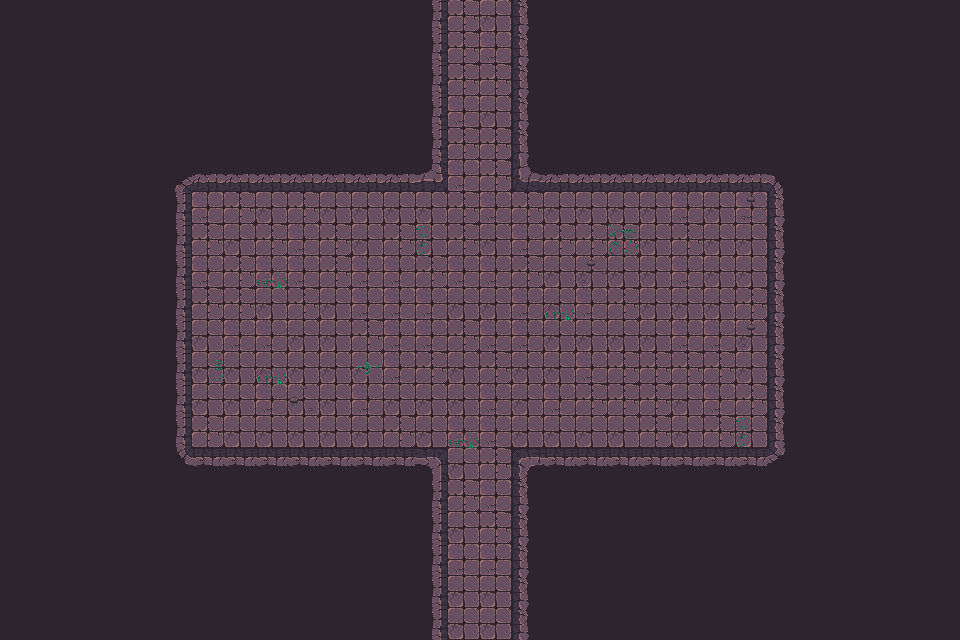

A level layout from a 2D game, rendered from its tile map. Below: a short description, then the map file with its tile-grid data intact:
An orthogonal 30x20 tile map with 32x32 px tiles, 3 tile layers (Walls, Decor, Items), 2 tilesets and 58 objects.

<map version="1.10" tiledversion="1.11.2" orientation="orthogonal" renderorder="right-down" width="30" height="20" tilewidth="32" tileheight="32" infinite="0" nextlayerid="3" nextobjectid="1">
    <tileset firstgid="1" name="Town Tileset" tilewidth="32" tileheight="32" tilecount="64" columns="8">
        <image source="../../../tiles/World H Tileset.png" trans="ff00ff" width="256" height="256" />
        <tile id="4">
            <objectgroup draworder="index" id="2">
                <object id="1" x="0" y="0" width="32" height="32" />
            </objectgroup>
        </tile>
        <tile id="5">
            <objectgroup draworder="index" id="2">
                <object id="1" x="0" y="0" width="32" height="32" />
            </objectgroup>
        </tile>
        <tile id="6">
            <objectgroup draworder="index" id="2">
                <object id="1" x="0" y="0" width="32" height="32" />
            </objectgroup>
        </tile>
        <tile id="7">
            <objectgroup draworder="index" id="2">
                <object id="1" x="0" y="0" width="32" height="32" />
            </objectgroup>
        </tile>
        <tile id="8">
            <objectgroup draworder="index" id="2">
                <object id="1" x="0" y="0" width="32" height="32" />
            </objectgroup>
        </tile>
        <tile id="10">
            <objectgroup draworder="index" id="2">
                <object id="1" x="0" y="32" width="32" height="0" />
            </objectgroup>
        </tile>
        <tile id="11">
            <objectgroup draworder="index" id="2">
                <object id="1" x="0" y="32" width="32" height="0" />
                <object id="2" x="32" y="0" width="0" height="32" />
            </objectgroup>
        </tile>
        <tile id="12">
            <objectgroup draworder="index" id="2">
                <object id="1" x="32" y="0" width="0" height="32" />
            </objectgroup>
        </tile>
        <tile id="13">
            <objectgroup draworder="index" id="2">
                <object id="1" x="0" y="32" width="32" height="0" />
                <object id="2" x="0" y="32" width="32" height="0" />
                <object id="3" x="0" y="0" width="0" height="32" />
            </objectgroup>
        </tile>
        <tile id="14">
            <objectgroup draworder="index" id="2">
                <object id="1" x="0" y="0" width="0" height="32" />
            </objectgroup>
        </tile>
        <tile id="16">
            <objectgroup draworder="index" id="2">
                <object id="1" x="0" y="0" width="32" height="32" />
            </objectgroup>
        </tile>
        <tile id="24">
            <objectgroup draworder="index" id="2">
                <object id="1" x="0" y="0" width="32" height="32" />
            </objectgroup>
        </tile>
    </tileset>
    <tileset firstgid="65" name="Dungeon Crawler Tileset" tilewidth="32" tileheight="32" tilecount="100" columns="10">
        <image source="../../../tiles/Dungeon_Tile.png" trans="" width="320" height="320" />
        <tile id="2">
            <objectgroup draworder="index" id="2">
                <object id="1" x="0" y="0" width="32" height="32" />
            </objectgroup>
        </tile>
        <tile id="3">
            <objectgroup draworder="index" id="2">
                <object id="1" x="0" y="0" width="32" height="32" />
            </objectgroup>
        </tile>
        <tile id="4">
            <objectgroup draworder="index" id="2">
                <object id="1" x="0" y="0" width="32" height="32" />
            </objectgroup>
        </tile>
        <tile id="5">
            <objectgroup draworder="index" id="2">
                <object id="1" x="0" y="0" width="32" height="32" />
            </objectgroup>
        </tile>
        <tile id="6">
            <objectgroup draworder="index" id="2">
                <object id="1" x="0" y="0" width="32" height="32" />
            </objectgroup>
        </tile>
        <tile id="8">
            <objectgroup draworder="index" id="2">
                <object id="1" x="0" y="0" width="32" height="32" />
            </objectgroup>
        </tile>
        <tile id="12">
            <objectgroup draworder="index" id="2">
                <object id="1" x="0" y="0" width="32" height="32" />
            </objectgroup>
        </tile>
        <tile id="13">
            <objectgroup draworder="index" id="2">
                <object id="1" x="0" y="0" width="32" height="32" />
            </objectgroup>
        </tile>
        <tile id="14">
            <objectgroup draworder="index" id="2">
                <object id="1" x="0" y="0" width="32" height="32" />
            </objectgroup>
        </tile>
        <tile id="15">
            <objectgroup draworder="index" id="2">
                <object id="1" x="0" y="0" width="32" height="32" />
            </objectgroup>
        </tile>
        <tile id="16">
            <objectgroup draworder="index" id="2">
                <object id="1" x="0" y="0" width="32" height="32" />
            </objectgroup>
        </tile>
        <tile id="18">
            <objectgroup draworder="index" id="2">
                <object id="1" x="0" y="0" width="32" height="32" />
            </objectgroup>
        </tile>
        <tile id="22">
            <objectgroup draworder="index" id="2">
                <object id="1" x="0" y="0" width="32" height="32" />
            </objectgroup>
        </tile>
        <tile id="23">
            <objectgroup draworder="index" id="2">
                <object id="1" x="0" y="0" width="32" height="32" />
            </objectgroup>
        </tile>
        <tile id="24">
            <objectgroup draworder="index" id="2">
                <object id="1" x="0" y="0" width="32" height="32" />
            </objectgroup>
        </tile>
        <tile id="25">
            <objectgroup draworder="index" id="2">
                <object id="1" x="0" y="0" width="32" height="32" />
            </objectgroup>
        </tile>
        <tile id="26">
            <objectgroup draworder="index" id="2">
                <object id="1" x="0" y="0" width="32" height="32" />
            </objectgroup>
        </tile>
        <tile id="28">
            <objectgroup draworder="index" id="2">
                <object id="1" x="0" y="0" width="32" height="32" />
            </objectgroup>
        </tile>
        <tile id="32">
            <objectgroup draworder="index" id="2">
                <object id="1" x="0" y="0" width="32" height="32" />
            </objectgroup>
        </tile>
        <tile id="33">
            <objectgroup draworder="index" id="2">
                <object id="1" x="0" y="0" width="32" height="32" />
            </objectgroup>
        </tile>
        <tile id="34">
            <objectgroup draworder="index" id="2">
                <object id="1" x="0" y="0" width="32" height="32" />
            </objectgroup>
        </tile>
        <tile id="35">
            <objectgroup draworder="index" id="2">
                <object id="1" x="0" y="0" width="32" height="32" />
            </objectgroup>
        </tile>
        <tile id="36">
            <objectgroup draworder="index" id="2">
                <object id="1" x="0" y="0" width="32" height="32" />
            </objectgroup>
        </tile>
        <tile id="38">
            <objectgroup draworder="index" id="2">
                <object id="1" x="0" y="0" width="32" height="32" />
            </objectgroup>
        </tile>
        <tile id="42">
            <objectgroup draworder="index" id="2">
                <object id="1" x="0" y="0" width="32" height="32" />
            </objectgroup>
        </tile>
        <tile id="43">
            <objectgroup draworder="index" id="2">
                <object id="1" x="0" y="0" width="32" height="32" />
            </objectgroup>
        </tile>
        <tile id="44">
            <objectgroup draworder="index" id="2">
                <object id="1" x="0" y="0" width="32" height="32" />
            </objectgroup>
        </tile>
        <tile id="45">
            <objectgroup draworder="index" id="2">
                <object id="1" x="0" y="0" width="32" height="32" />
            </objectgroup>
        </tile>
        <tile id="46">
            <objectgroup draworder="index" id="2">
                <object id="1" x="0" y="0" width="32" height="32" />
            </objectgroup>
        </tile>
        <tile id="48">
            <objectgroup draworder="index" id="2">
                <object id="1" x="0" y="0" width="32" height="32" />
            </objectgroup>
        </tile>
        <tile id="52">
            <objectgroup draworder="index" id="2">
                <object id="1" x="0" y="0" width="32" height="32" />
            </objectgroup>
        </tile>
        <tile id="53">
            <objectgroup draworder="index" id="2">
                <object id="1" x="0" y="0" width="32" height="32" />
            </objectgroup>
        </tile>
        <tile id="54">
            <objectgroup draworder="index" id="2">
                <object id="1" x="0" y="0" width="32" height="32" />
            </objectgroup>
        </tile>
        <tile id="55">
            <objectgroup draworder="index" id="2">
                <object id="1" x="0" y="0" width="32" height="32" />
            </objectgroup>
        </tile>
        <tile id="56">
            <objectgroup draworder="index" id="2">
                <object id="1" x="0" y="0" width="32" height="32" />
            </objectgroup>
        </tile>
        <tile id="58">
            <objectgroup draworder="index" id="2">
                <object id="1" x="0" y="0" width="32" height="32" />
            </objectgroup>
        </tile>
        <tile id="62">
            <objectgroup draworder="index" id="2">
                <object id="1" x="0" y="0" width="32" height="32" />
            </objectgroup>
        </tile>
        <tile id="63">
            <objectgroup draworder="index" id="2">
                <object id="1" x="0" y="0" width="32" height="32" />
            </objectgroup>
        </tile>
        <tile id="64">
            <objectgroup draworder="index" id="2">
                <object id="1" x="0" y="0" width="32" height="32" />
            </objectgroup>
        </tile>
        <tile id="65">
            <objectgroup draworder="index" id="2">
                <object id="1" x="0" y="0" width="32" height="32" />
            </objectgroup>
        </tile>
        <tile id="66">
            <objectgroup draworder="index" id="2">
                <object id="1" x="0" y="0" width="32" height="32" />
            </objectgroup>
        </tile>
        <tile id="68">
            <objectgroup draworder="index" id="2">
                <object id="1" x="0" y="0" width="32" height="32" />
            </objectgroup>
        </tile>
        <tile id="80">
            <objectgroup draworder="index" id="2">
                <object id="1" x="0" y="0" width="32" height="32" />
            </objectgroup>
        </tile>
    </tileset>
    <layer id="1" name="Walls" width="30" height="20">
        <data encoding="csv">
122,122,122,122,122,122,122,122,122,122,122,122,122,77,65,75,79,122,122,122,122,122,122,122,122,122,122,122,122,122,
122,122,122,122,122,122,122,122,122,122,122,122,122,77,65,66,79,122,122,122,122,122,122,122,122,122,122,122,122,122,
122,122,122,122,122,122,122,122,122,122,122,122,122,77,65,65,79,122,122,122,122,122,122,122,122,122,122,122,122,122,
122,122,122,122,122,122,122,122,122,122,122,122,122,77,66,75,79,122,122,122,122,122,122,122,122,122,122,122,122,122,
122,122,122,122,122,122,122,122,122,122,122,122,122,77,65,65,79,122,122,122,122,122,122,122,122,122,122,122,122,122,
122,122,122,122,122,67,68,68,68,68,68,68,68,103,66,65,100,68,68,68,68,68,68,68,69,122,122,122,122,122,
122,122,122,122,122,77,66,65,75,65,75,75,75,75,65,66,65,75,75,75,75,66,75,66,79,122,122,122,122,122,
122,122,122,122,122,77,65,75,65,66,65,75,65,75,65,75,66,65,65,65,75,65,75,75,79,122,122,122,122,122,
122,122,122,122,122,77,66,65,66,66,65,66,66,65,66,66,65,75,75,75,75,66,75,75,79,122,122,122,122,122,
122,122,122,122,122,77,65,65,75,65,75,66,66,66,75,75,66,75,66,65,75,75,75,65,79,122,122,122,122,122,
122,122,122,122,122,77,75,66,66,75,75,65,66,66,65,66,66,75,75,75,75,66,66,75,79,122,122,122,122,122,
122,122,122,122,122,77,75,75,75,75,75,75,66,65,75,65,75,75,66,65,65,65,65,75,79,122,122,122,122,122,
122,122,122,122,122,77,75,75,66,75,75,66,75,75,75,66,75,66,65,65,65,75,66,65,79,122,122,122,122,122,
122,122,122,122,122,77,65,75,75,75,75,75,65,75,66,66,75,75,75,75,65,75,65,75,79,122,122,122,122,122,
122,122,122,122,122,87,88,88,88,88,88,88,88,73,75,65,70,88,88,88,88,88,88,88,89,122,122,122,122,122,
122,122,122,122,122,122,122,122,122,122,122,122,122,77,65,66,79,122,122,122,122,122,122,122,122,122,122,122,122,122,
122,122,122,122,122,122,122,122,122,122,122,122,122,77,75,65,79,122,122,122,122,122,122,122,122,122,122,122,122,122,
122,122,122,122,122,122,122,122,122,122,122,122,122,77,66,66,79,122,122,122,122,122,122,122,122,122,122,122,122,122,
122,122,122,122,122,122,122,122,122,122,122,122,122,77,75,75,79,122,122,122,122,122,122,122,122,122,122,122,122,122,
122,122,122,122,122,122,122,122,122,122,122,122,122,77,75,75,79,122,122,122,122,122,122,122,122,122,122,122,122,122
        </data>
    </layer>
    <layer id="1" name="Decor" width="30" height="20">
        <data encoding="csv">
133,133,133,133,133,133,133,133,133,133,133,133,133,133,133,133,133,133,133,133,133,133,133,133,133,133,133,133,133,133,
133,133,133,133,133,133,133,133,133,133,133,133,133,133,133,133,133,133,133,133,133,133,133,133,133,133,133,133,133,133,
133,133,133,133,133,133,133,133,133,133,133,133,133,133,133,133,133,133,133,133,133,133,133,133,133,133,133,133,133,133,
133,133,133,133,133,133,133,133,133,133,133,133,133,133,133,133,133,133,133,133,133,133,133,133,133,133,133,133,133,133,
133,133,133,133,133,133,133,133,133,133,133,133,133,133,133,133,133,133,133,133,133,133,133,133,133,133,133,133,133,133,
133,133,133,133,133,133,133,133,133,133,133,133,133,133,133,133,133,133,133,133,133,133,133,133,133,133,133,133,133,133,
133,133,133,133,133,133,133,133,133,133,133,133,133,133,133,133,133,133,133,133,133,133,133,115,133,133,133,133,133,133,
133,133,133,133,133,133,133,133,133,133,133,133,133,139,133,133,133,133,133,126,133,133,133,133,133,133,133,133,133,133,
133,133,133,133,133,133,133,133,137,133,133,133,133,133,133,133,133,133,115,133,133,133,133,133,133,133,133,133,133,133,
133,133,133,133,133,133,133,133,133,133,133,133,133,133,133,133,133,137,133,133,133,133,133,133,133,133,133,133,133,133,
133,133,133,133,133,133,133,133,133,133,133,133,133,133,133,133,133,133,133,133,133,133,133,115,133,133,133,133,133,133,
133,133,133,133,133,133,140,133,137,133,133,135,133,133,133,133,133,133,133,133,133,133,133,133,133,133,133,133,133,133,
133,133,133,133,133,133,133,133,133,116,133,133,133,133,133,133,133,133,133,133,133,133,133,133,133,133,133,133,133,133,
133,133,133,133,133,133,133,133,133,133,133,133,133,133,137,133,133,133,133,133,133,133,133,139,133,133,133,133,133,133,
133,133,133,133,133,133,133,133,133,133,133,133,133,133,133,133,133,133,133,133,133,133,133,133,133,133,133,133,133,133,
133,133,133,133,133,133,133,133,133,133,133,133,133,133,133,133,133,133,133,133,133,133,133,133,133,133,133,133,133,133,
133,133,133,133,133,133,133,133,133,133,133,133,133,133,133,133,133,133,133,133,133,133,133,133,133,133,133,133,133,133,
133,133,133,133,133,133,133,133,133,133,133,133,133,133,133,133,133,133,133,133,133,133,133,133,133,133,133,133,133,133,
133,133,133,133,133,133,133,133,133,133,133,133,133,133,133,133,133,133,133,133,133,133,133,133,133,133,133,133,133,133,
133,133,133,133,133,133,133,133,133,133,133,133,133,133,133,133,133,133,133,133,133,133,133,133,133,133,133,133,133,133
        </data>
    </layer>
    <layer id="1" name="Items" width="30" height="20">
        <data encoding="csv">
133,133,133,133,133,133,133,133,133,133,133,133,133,133,133,133,133,133,133,133,133,133,133,133,133,133,133,133,133,133,
133,133,133,133,133,133,133,133,133,133,133,133,133,133,133,133,133,133,133,133,133,133,133,133,133,133,133,133,133,133,
133,133,133,133,133,133,133,133,133,133,133,133,133,133,133,133,133,133,133,133,133,133,133,133,133,133,133,133,133,133,
133,133,133,133,133,133,133,133,133,133,133,133,133,133,133,133,133,133,133,133,133,133,133,133,133,133,133,133,133,133,
133,133,133,133,133,133,133,133,133,133,133,133,133,133,133,133,133,133,133,133,133,133,133,133,133,133,133,133,133,133,
133,133,133,133,133,133,133,133,133,133,133,133,133,133,133,133,133,133,133,133,133,133,133,133,133,133,133,133,133,133,
133,133,133,133,133,133,133,133,133,133,133,133,133,133,133,133,133,133,133,133,133,133,133,133,133,133,133,133,133,133,
133,133,133,133,133,133,133,133,133,133,133,133,133,133,133,133,133,133,133,133,133,133,133,133,133,133,133,133,133,133,
133,133,133,133,133,133,133,133,133,133,133,133,133,133,133,133,133,133,133,133,133,133,133,133,133,133,133,133,133,133,
133,133,133,133,133,133,133,133,133,133,133,133,133,133,133,133,133,133,133,133,133,133,133,133,133,133,133,133,133,133,
133,133,133,133,133,133,133,133,133,133,133,133,133,133,133,133,133,133,133,133,133,133,133,133,133,133,133,133,133,133,
133,133,133,133,133,133,133,133,133,133,133,133,133,133,133,133,133,133,133,133,133,133,133,133,133,133,133,133,133,133,
133,133,133,133,133,133,133,133,133,133,133,133,133,133,133,133,133,133,133,133,133,133,133,133,133,133,133,133,133,133,
133,133,133,133,133,133,133,133,133,133,133,133,133,133,133,133,133,133,133,133,133,133,133,133,133,133,133,133,133,133,
133,133,133,133,133,133,133,133,133,133,133,133,133,133,133,133,133,133,133,133,133,133,133,133,133,133,133,133,133,133,
133,133,133,133,133,133,133,133,133,133,133,133,133,133,133,133,133,133,133,133,133,133,133,133,133,133,133,133,133,133,
133,133,133,133,133,133,133,133,133,133,133,133,133,133,133,133,133,133,133,133,133,133,133,133,133,133,133,133,133,133,
133,133,133,133,133,133,133,133,133,133,133,133,133,133,133,133,133,133,133,133,133,133,133,133,133,133,133,133,133,133,
133,133,133,133,133,133,133,133,133,133,133,133,133,133,133,133,133,133,133,133,133,133,133,133,133,133,133,133,133,133,
133,133,133,133,133,133,133,133,133,133,133,133,133,133,133,133,133,133,133,133,133,133,133,133,133,133,133,133,133,133
        </data>
    </layer>
</map>
